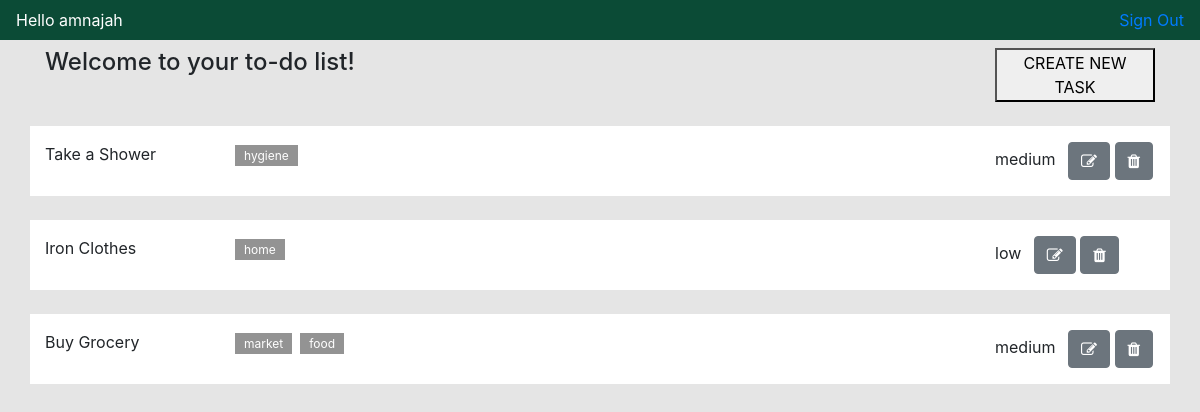
The page /Tasks.php (signed in) on the database its author committed.
### tables this page shows
CREATE TABLE IF NOT EXISTS `task` (
  `id` int(11) NOT NULL AUTO_INCREMENT,
  `title` varchar(100) NOT NULL,
  `priority` varchar(100) NOT NULL,
  `user_id` int(11) NOT NULL,
  PRIMARY KEY (`id`),
  KEY `user_id` (`user_id`)
);

CREATE TABLE IF NOT EXISTS `label` (
  `id` int(11) NOT NULL AUTO_INCREMENT,
  `task_id` int(11) NOT NULL,
  `name` varchar(100) NOT NULL,
  PRIMARY KEY (`id`)
);

### Tasks.php (the view, shortened to what this page needs)
<?php
include_once('config.php');
if (isset($_SESSION['isSignedIn'])) {
    $username = $_SESSION['username'];
    $greeting =  "Hello $username";
} else {
    header("Location: index.php");
}
?>
<!DOCTYPE html>
<html>
<head>
    <link rel="stylesheet" href="https://stackpath.bootstrapcdn.com/bootstrap/4.1.3/css/bootstrap.min.css">
    <link rel="stylesheet" href="https://cdnjs.cloudflare.com/ajax/libs/font-awesome/4.7.0/css/font-awesome.min.css">
    <link rel="stylesheet" href="styles.css">
</head>
<body class="bodyColor">
    <nav class="navbar navbarStyles">
        <div class=""><?php echo " $greeting " ?></div>
        <a href="signOut.php">Sign Out</a>
    </nav>
    <div class="container mt-5">
        <div class="row">
            <div class="col-6">
                <h4>Welcome to your to-do list!</h4>
            </div>
            <div class="offset-4 col-2">
                <button onclick="window.location.href='AddTask.php'">CREATE NEW TASK</button>
            </div>
        </div>
        <?php
        $res = mysqli_query($mysqlconn, "SELECT id FROM customer WHERE username = '$username'");
        $res1 = $res->fetch_assoc();
        $userid = $res1['id'];
        $res2 = mysqli_query($mysqlconn, "SELECT * FROM task WHERE user_id='$userid'");
        while ($result = mysqli_fetch_array($res2)) {
            $taskid = $result['id'];
            $res3 = mysqli_query($mysqlconn, "SELECT * FROM label WHERE task_id='$taskid'");
            echo '<div class="row mt-4 py-3" style="background-color: white;">';
            echo '<div class="col-2">' . $result['title'] . '</div>
            <div class="col-6 labels">';
            while ($res4 = mysqli_fetch_array($res3)) {
                echo '<span class = "mr-2">' . $res4['name'] . '</span>';
            }
            echo '</div>
            <div class="offset-2 col-2">
                <span class="pr-2">' . $result['priority'] . '</span>
                <form action="editTask.php?task_id='.$result['id'].'" method="GET" class="d-inline">
                    <input type="hidden" name="task_id" value="'.$result['id'].'">
                    <button type="submit" class="btn btn-secondary" name="edit" value="Edit"><i class="fa fa-edit"></i></button>
                </form>
                <form action="deleteTask.php" method="POST" class="d-inline">
                    <input type="hidden" name="task_id" value="'.$result['id'].'">
                    <button type="submit" class="btn btn-secondary" name="delete" value="Delete"><i class="fa fa-trash"></i></button>
                </form>
            </div>
        </div>';
        }
        ?>
    </div>
</body>
</html>

### styles.css (style rules this page uses)
.labels span { background-color: #939393; color: white; padding: 3px 9px; font-size: 12px; font-weight: 400; }
.navbarStyles { position:absolute; top:0; z-index: 9999; width: 100%; color: white; background-color: #0b4b36; }
.bodyColor { background-color: #e5e5e5; }

### rows shown on the page
task: title "Take a Shower", priority "medium"
label: name "hygiene"
task: title "Iron Clothes", priority "low"
label: name "home"
task: title "Buy Grocery", priority "medium"
label: name "market"
label: name "food"

### other values the page prints
$greeting "Hello amnajah"
